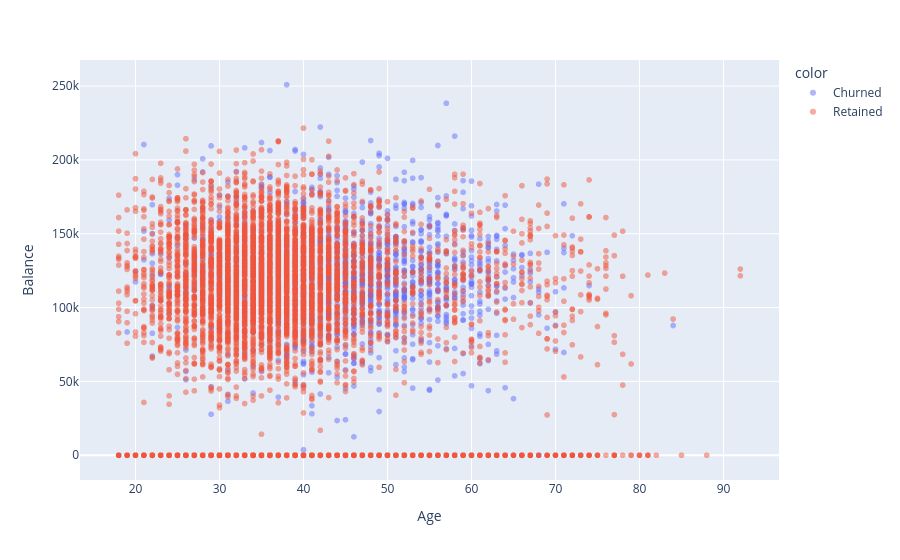

Write notebook code for a chart like this one.
### Code cell
color = relevant_df['Churn'].astype(str)

fig3= px.scatter(
    data_frame = relevant_df,
    x='Age',
    y='Balance',
    hover_data=['Geography', 'CreditScore'],
    color =color,
    opacity=0.5
       
)
fig3.update_traces(
    name = 'Retained', selector=dict(name='0')
)
fig3.update_traces(
    name = 'Churned', selector=dict(name='1')
)
fig3.update_layout(
    showlegend = True,
)
fig3.show()

### Figure 1 — Plotly figure (JSON) as saved in the notebook; plotly's stock layout.template omitted (floating-point values rounded to 4 significant figures; data arrays with more than 128 entries replaced by an {"elided": "..."} marker saying what was removed)
{"data": [{"customdata": {"elided": "2038x2 mixed values"}, "hovertemplate": "color=1<br>Age=%{x}<br>Balance=%{y}<br>Geography=%{customdata[0]}<br>CreditScore=%{customdata[1]}<extra></extra>", "legendgroup": "1", "marker": {"color": "#636efa", "opacity": 0.5, "symbol": "circle"}, "mode": "markers", "name": "Churned", "showlegend": true, "type": "scattergl", "x": {"elided": "2038 int values"}, "xaxis": "x", "y": {"elided": "2038 float values"}, "yaxis": "y"}, {"customdata": {"elided": "7962x2 mixed values"}, "hovertemplate": "color=0<br>Age=%{x}<br>Balance=%{y}<br>Geography=%{customdata[0]}<br>CreditScore=%{customdata[1]}<extra></extra>", "legendgroup": "0", "marker": {"color": "#EF553B", "opacity": 0.5, "symbol": "circle"}, "mode": "markers", "name": "Retained", "showlegend": true, "type": "scattergl", "x": {"elided": "7962 int values"}, "xaxis": "x", "y": {"elided": "7962 float values"}, "yaxis": "y"}], "layout": {"legend": {"title": {"text": "color"}, "tracegroupgap": 0}, "margin": {"t": 60}, "showlegend": true, "xaxis": {"anchor": "y", "domain": [0, 1], "title": {"text": "Age"}}, "yaxis": {"anchor": "x", "domain": [0, 1], "title": {"text": "Balance"}}}}
